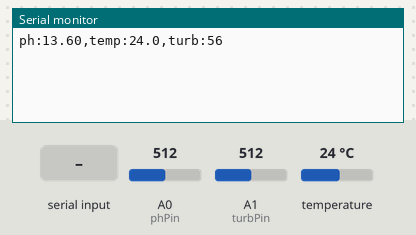
Recording of a sketch running on a simulated Arduino Uno, built with avr-gcc and run on an emulated ATmega328P. Parts: the last lines printed to the serial monitor. The test bench sets the inputs (shaded band); at power-on: temperature 24 °C, A0 (phPin) = 512, A1 (turbPin) = 512. EEPROM starts erased.

Above: at 1.2 s.
1.3 s: "CAL_PH7\n" received over Serial
At 3.0 s:
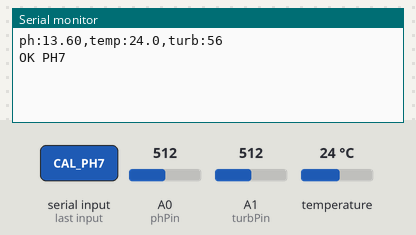
3.8 s: "CAL_CLEAN\n" received over Serial
At 5.7 s:
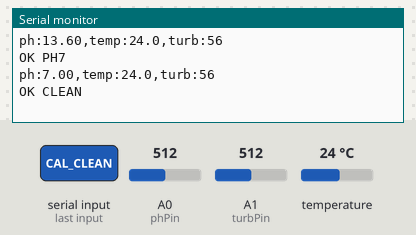
6.2 s: "CAL_DIRTY\n" received over Serial
At 9.3 s:
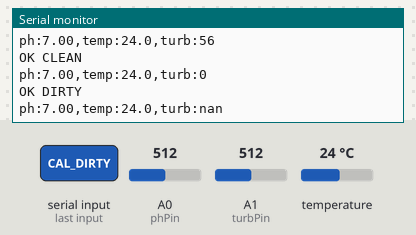
9.8 s: "SAVE\n" received over Serial
At 12.5 s:
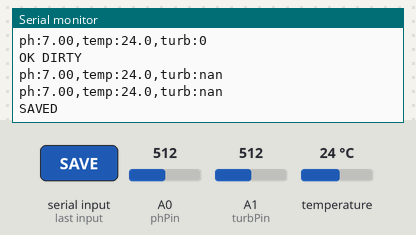
13.0 s: temperature set to 12 °C
At 13.7 s:
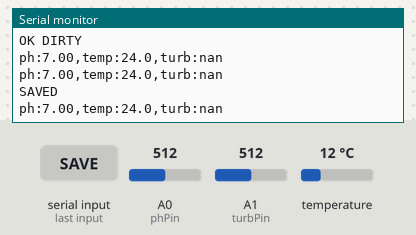
14.5 s: A0 (phPin) set to 716
At 15.7 s:
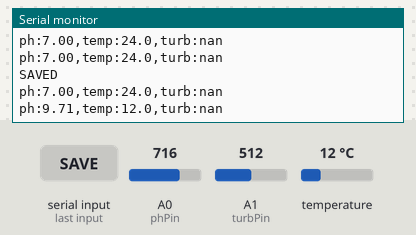

Measured:
- after the input at 1.3 s, the serial monitor: prints a new line after 1.1 s (image 1)
- after the input at 3.8 s, the serial monitor: prints a new line after 0.96 s (image 2)
- after the input at 6.2 s, the serial monitor: prints a new line after 0.93 s (image 3)
- after the input at 9.8 s, the serial monitor: prints a new line after 1.7 s (image 4)
- after the input at 14.5 s, the serial monitor: prints a new line after 0.38 s (image 6)

The sketch:

sensor_node.ino
```cpp
#include <OneWire.h>
#include <DallasTemperature.h>
#include <EEPROM.h>

#define ONE_WIRE_BUS 2

int phPin = A0;
int turbPin = A1;

// ================== TEMPERATURE ==================
OneWire oneWire(ONE_WIRE_BUS);
DallasTemperature sensors(&oneWire);

// ================== CALIBRATION ==================
struct CalibData {
  float ph4;
  float ph7;
  float ph10;
  float turbClean;
  float turbDirty;
};

CalibData calib;

// ================== SETTINGS ==================
const int SAMPLES = 20;

// ================== EEPROM LOAD ==================
void loadCalibration() {
  EEPROM.get(0, calib);

  if (isnan(calib.ph7) || calib.ph7 == 0) {
    calib.ph4 = 320;
    calib.ph7 = 380;
    calib.ph10 = 420;
    calib.turbClean = 975;
    calib.turbDirty = 150;
  }
}

void saveCalibration() {
  EEPROM.put(0, calib);
}

// ================== FILTER ==================
float readAvg(int pin) {
  long sum = 0;
  for (int i = 0; i < SAMPLES; i++) {
    sum += analogRead(pin);
    delay(10);
  }
  return sum / (float)SAMPLES;
}

// ================== pH ==================
float calcPH(float raw) {
  float slope = (7.0 - 4.0) / (calib.ph7 - calib.ph4);
  float ph = 7.0 + (raw - calib.ph7) * slope;

  if (ph < 0) ph = 0;
  if (ph > 14) ph = 14;

  return ph;
}

// ================== TURBIDITY (LIMITED TO 0–100) ==================
float calcTurb(float raw) {
  float ntu = (calib.turbClean - raw) *
              (100.0 / (calib.turbClean - calib.turbDirty));

  if (ntu < 0) ntu = 0;
  if (ntu > 100) ntu = 100;

  return ntu;
}

// ================== SERIAL COMMANDS ==================
void checkSerial() {
  if (!Serial.available()) return;

  String cmd = Serial.readStringUntil('\n');
  cmd.trim();

  if (cmd == "CAL_PH7") {
    calib.ph7 = readAvg(phPin);
    Serial.println("OK PH7");
  }

  else if (cmd == "CAL_CLEAN") {
    calib.turbClean = readAvg(turbPin);
    Serial.println("OK CLEAN");
  }

  else if (cmd == "CAL_DIRTY") {
    calib.turbDirty = readAvg(turbPin);
    Serial.println("OK DIRTY");
  }

  else if (cmd == "SAVE") {
    saveCalibration();
    Serial.println("SAVED");
  }
}

// ================== SETUP ==================
void setup() {
  Serial.begin(115200);
  sensors.begin();
  loadCalibration();
}

// ================== LOOP ==================
void loop() {

  checkSerial();

  sensors.requestTemperatures();
  float temp = sensors.getTempCByIndex(0);
  if (temp == -127.0) temp = 0;

  float phRaw = readAvg(phPin);
  float turbRaw = readAvg(turbPin);

  float ph = calcPH(phRaw);
  float turb = calcTurb(turbRaw);

  Serial.print("ph:");
  Serial.print(ph, 2);

  Serial.print(",temp:");
  Serial.print(temp, 1);

  Serial.print(",turb:");
  Serial.println(turb, 0);

  delay(1000);
}
```
